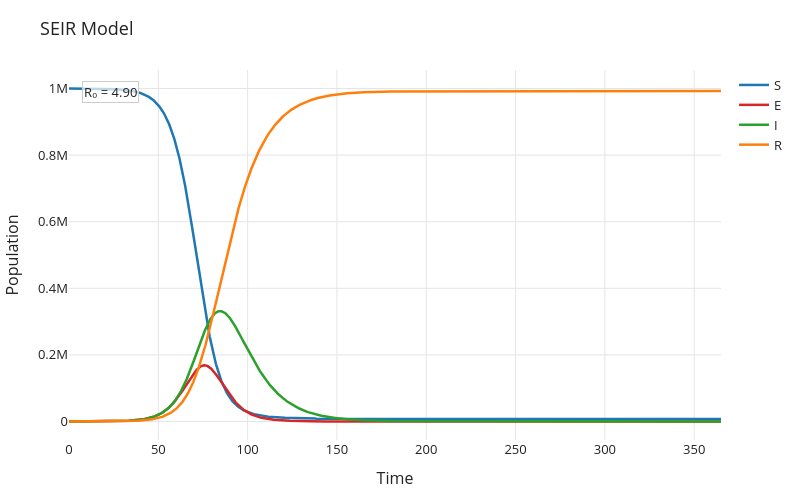

The notebook cell saved with this chart:
### Markdown cell above
---
## 1. SEIR epidemic model

Modelling a respiratory outbreak in a population of 1 million.  
Parameters calibrated on a COVID-19-like scenario.

### Code cell
from episia.models import SEIRModel
from episia.models.parameters import SEIRParameters

params = SEIRParameters(
    N     = 1_000_000,
    I0    = 10,
    E0    = 50,
    beta  = 0.35,       # transmission rate
    sigma = 1 / 5.2,    # 1 / incubation period (days)
    gamma = 1 / 14,     # 1 / infectious period (days)
    t_span = (0, 365),
)

result = SEIRModel(params).run()
print(result)

### Figure 1 — Plotly figure (JSON) as saved in the notebook; plotly's stock layout.template omitted (floating-point values rounded to 4 significant figures; data arrays with more than 128 entries replaced by an {"elided": "..."} marker saying what was removed)
{"data": [{"line": {"color": "#1f77b4", "width": 2.5}, "mode": "lines", "name": "S", "type": "scatter", "x": {"elided": "3650 float values"}, "y": {"elided": "3650 float values"}}, {"line": {"color": "#d62728", "width": 2.5}, "mode": "lines", "name": "E", "type": "scatter", "x": {"elided": "3650 float values"}, "y": {"elided": "3650 float values"}}, {"line": {"color": "#2ca02c", "width": 2.5}, "mode": "lines", "name": "I", "type": "scatter", "x": {"elided": "3650 float values"}, "y": {"elided": "3650 float values"}}, {"line": {"color": "#ff7f0e", "width": 2.5}, "mode": "lines", "name": "R", "type": "scatter", "x": {"elided": "3650 float values"}, "y": {"elided": "3650 float values"}}], "layout": {"annotations": [{"bgcolor": "rgba(255,255,255,0.7)", "bordercolor": "#cccccc", "borderwidth": 1, "font": {"color": "#222222", "size": 13}, "showarrow": false, "text": "R₀ = 4.90", "x": 0.02, "xref": "paper", "y": 0.97, "yref": "paper"}], "font": {"color": "#222222", "size": 13}, "height": 500, "legend": {"bgcolor": "rgba(0,0,0,0)", "visible": true}, "margin": {"b": 60, "l": 60, "r": 30, "t": 70}, "paper_bgcolor": "#ffffff", "plot_bgcolor": "#ffffff", "title": {"text": "SEIR Model"}, "width": 800, "xaxis": {"color": "#222222", "gridcolor": "#e5e5e5", "showgrid": true, "title": {"text": "Time"}, "zeroline": false}, "yaxis": {"color": "#222222", "gridcolor": "#e5e5e5", "showgrid": true, "title": {"text": "Population"}, "zeroline": false}}}
